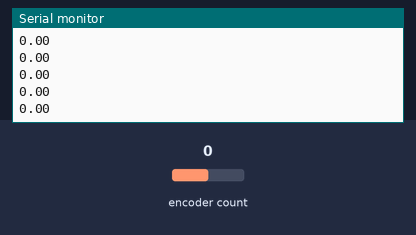
Bench run of a sketch on a simulated Arduino Uno, built with avr-gcc and run on an emulated ATmega328P. Parts: the last lines printed to the serial monitor. The test bench sets the inputs (shaded band); at power-on: encoder count 0.

Above: at 1.2 s.
1.3 s: encoder count set to 1
At 1.31 s:
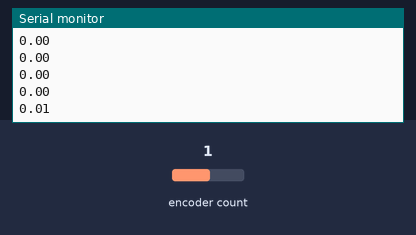
2.8 s: encoder count set to 0
At 2.83 s:
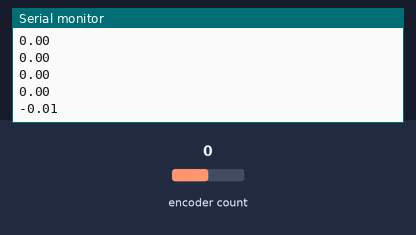
Timing chart, 0 to 5.8 s (numbered marks = the images above; inputs shaded):
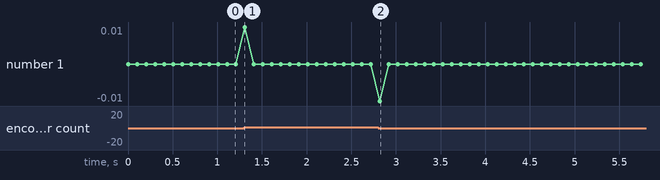

Measured:
- after the input at 1.3 s, the serial monitor: prints a new line at once (image 1)
- after the input at 2.8 s, the serial monitor: prints a new line at once (image 2)

The sketch:

SampleSpeedMeter.ino
```cpp
/**
 * @file SampleSpeedMeter.ino
 * @brief SpeedMeter.hのサンプルプログラム
 * @author Yasuda Masanaga
 * @date 2023-10-2 作成
 */

#include <Arduino.h>
#include "SpeedMeter.h"

const uint8_t PIN_ENC_A = 2;
const uint8_t PIN_ENC_B = 10;
const int16_t RESOLUTION = 8912;
const float DIAMETER = 1000;

SpeedMeter speedMeter(PIN_ENC_A, PIN_ENC_B, RESOLUTION, DIAMETER); // CUI AMT10シリーズでResolution設定が2048の場合

void setup()
{
  Serial.begin(9600);
  speedMeter.reset();
}
void loop()
{
  Serial.println(speedMeter.speedRead());
  delay(100);
}
```

SpeedMeter.h
```cpp
/**
 * @file SpeedMeter.h
 * @brief エンコーダー値から速度を測定するモジュール
 * @author Yasuda Masanaga
 * @date 2023-9-27 作成
 */

#ifndef VELOCITYMETER_H
#define VELOCITYMETER_H

#include <Arduino.h>
#include <math.h>
#include <Encoder.h>

class SpeedMeter;

/**
 * @brief エンコーダー値から速度を計算するモジュール
 * @param (uint8_t)pinA エンコーダーA相のピン
 * @param (uint8_t)pinB エンコーダーB相のピン
 * @param (int16_t)resolution エンコーダーの分解度(エンコーダーが1回転した時の.positionRead()の値)
 * @param (float)diameter 回転円盤(車輪・ローラー)の直径(mm)
 * @note 割込み不使用のため、あくまで"平均"速度を測定するモジュールであることに注意。
 */
class SpeedMeter : public Encoder
{
public:
  SpeedMeter(uint8_t pinA, uint8_t pinB, int16_t resolution, float diameter) : Encoder(pinA, pinB)
  {
    _resolution = resolution;
    _diameter = diameter;
    reset();
  }

  /**
   * @brief エンコーダーの値を読む
   * @return (long)
   */
  int32_t positionRead()
  {
    return Encoder::read();
  }

  /**
   * @現在の回転数(rpm)を読む
   * @return (float)rpm
   * @note 前回のspeedRead()から今のspeedRead()までの平均回転数を計算する
   */
  float rpmRead()
  {
    int32_t previousTime = micros();
    int32_t position = positionRead();
    float timeDiff = (float)(previousTime - _previousTime) / 60000000.0;
    int32_t positionDiff = position - _previousPosition;
    float rpm = (float)positionDiff / _resolution / timeDiff;
    _previousTime = previousTime;
    _previousPosition = position;
    return rpm;
  }

  /**
   * @brief 現在の速度[m/s]を読む
   * @return (float)speed [m/s]
   * @note 前回のspeedRead()から今のspeedRead()までの平均速度を計算する
   */
  float speedRead()
  {
    float rpm = rpmRead();
    float speed = rpm /60.0 * PI * _diameter / 1000.0;
    return speed;
  }

  /**
   * @brief rpmRead()またはspeedRead()してから長時間経った時のための基準点リセット用関数
   * @note 前回の**Read()から長時間経過している場合、次回の**Read()実行前に一度これを実行する。
   * @note ※速度計測の開始時刻およびエンコーダーの基準位置を現時点の値に再設定している
   */
  void reset()
  {
    _previousTime = micros();
    _previousPosition = positionRead();
  }

private:
  int16_t _resolution;
  float _diameter; //[mm]
  volatile float _previousPosition;    // この変数は、rpmRead()またはspeedRead()がタイマ割り込み関数内で使用された場合の対策のためvolatileで定義されています。
  volatile int32_t _previousTime; // この変数は、rpmRead()またはspeedRead()がタイマ割り込み関数内で使用された場合の対策のためvolatileで定義されています。
};

#endif
```
